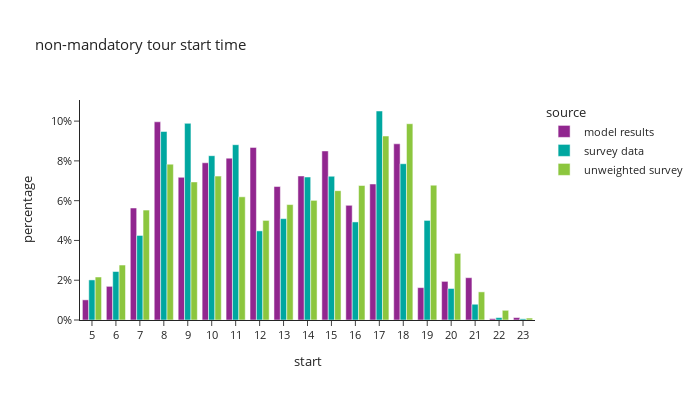

Write notebook code for a chart like this one.
### Markdown cell above
## non-mandatory tour start time

### Code cell
df_plot = non_m_tour_data.groupby(['source','start'])[['trip_weight_2017_2019']].sum().reset_index()
df_plot['percentage'] = df_plot.groupby(['source'], group_keys=False)['trip_weight_2017_2019']. \
    apply(lambda x: x / float(x.sum()))

fig = px.bar(df_plot, x="start", y="percentage", color="source",barmode="group",
             title="non-mandatory tour start time")
fig.for_each_annotation(lambda a: a.update(text = a.text.split("=")[-1]))
fig.update_layout(height=400, width=700, yaxis=dict(tickformat=".0%"), xaxis=dict(dtick="1"))
fig.show()

### Figure 1 — Plotly figure (JSON) as saved in the notebook; plotly's stock layout.template omitted (floating-point values rounded to 4 significant figures)
{"data": [{"alignmentgroup": "True", "hovertemplate": "source=model results<br>start=%{x}<br>percentage=%{y}<extra></extra>", "legendgroup": "model results", "marker": {"color": "#91268F", "pattern": {"shape": ""}}, "name": "model results", "offsetgroup": "model results", "orientation": "v", "showlegend": true, "textposition": "auto", "type": "bar", "x": [5.0, 6.0, 7.0, 8.0, 9.0, 10.0, 11.0, 12.0, 13.0, 14.0, 15.0, 16.0, 17.0, 18.0, 19.0, 20.0, 21.0, 22.0, 23.0], "xaxis": "x", "y": [0.01013, 0.01693, 0.05631, 0.09965, 0.07174, 0.07905, 0.08139, 0.08679, 0.0671, 0.07241, 0.085, 0.05767, 0.06838, 0.08859, 0.01628, 0.01942, 0.02127, 0.0006758, 0.001224], "yaxis": "y"}, {"alignmentgroup": "True", "hovertemplate": "source=survey data<br>start=%{x}<br>percentage=%{y}<extra></extra>", "legendgroup": "survey data", "marker": {"color": "#00A7A0", "pattern": {"shape": ""}}, "name": "survey data", "offsetgroup": "survey data", "orientation": "v", "showlegend": true, "textposition": "auto", "type": "bar", "x": [5.0, 6.0, 7.0, 8.0, 9.0, 10.0, 11.0, 12.0, 13.0, 14.0, 15.0, 16.0, 17.0, 18.0, 19.0, 20.0, 21.0, 22.0, 23.0], "xaxis": "x", "y": [0.02015, 0.02438, 0.04251, 0.09477, 0.09888, 0.08261, 0.08815, 0.04482, 0.05097, 0.07188, 0.07228, 0.04931, 0.1051, 0.07857, 0.05007, 0.01585, 0.007923, 0.001206, 0.0005867], "yaxis": "y"}, {"alignmentgroup": "True", "hovertemplate": "source=unweighted survey<br>start=%{x}<br>percentage=%{y}<extra></extra>", "legendgroup": "unweighted survey", "marker": {"color": "#8CC63E", "pattern": {"shape": ""}}, "name": "unweighted survey", "offsetgroup": "unweighted survey", "orientation": "v", "showlegend": true, "textposition": "auto", "type": "bar", "x": [5.0, 6.0, 7.0, 8.0, 9.0, 10.0, 11.0, 12.0, 13.0, 14.0, 15.0, 16.0, 17.0, 18.0, 19.0, 20.0, 21.0, 22.0, 23.0], "xaxis": "x", "y": [0.02162, 0.02764, 0.05528, 0.07836, 0.06942, 0.07235, 0.06194, 0.05007, 0.05804, 0.06015, 0.06503, 0.06763, 0.09251, 0.09868, 0.06779, 0.03349, 0.01414, 0.004877, 0.0009755], "yaxis": "y"}], "layout": {"barmode": "group", "height": 400, "legend": {"title": {"text": "source"}, "tracegroupgap": 0}, "title": {"text": "non-mandatory tour start time"}, "width": 700, "xaxis": {"anchor": "y", "domain": [0.0, 1.0], "dtick": "1", "title": {"text": "start"}}, "yaxis": {"anchor": "x", "domain": [0.0, 1.0], "tickformat": ".0%", "title": {"text": "percentage"}}}}
